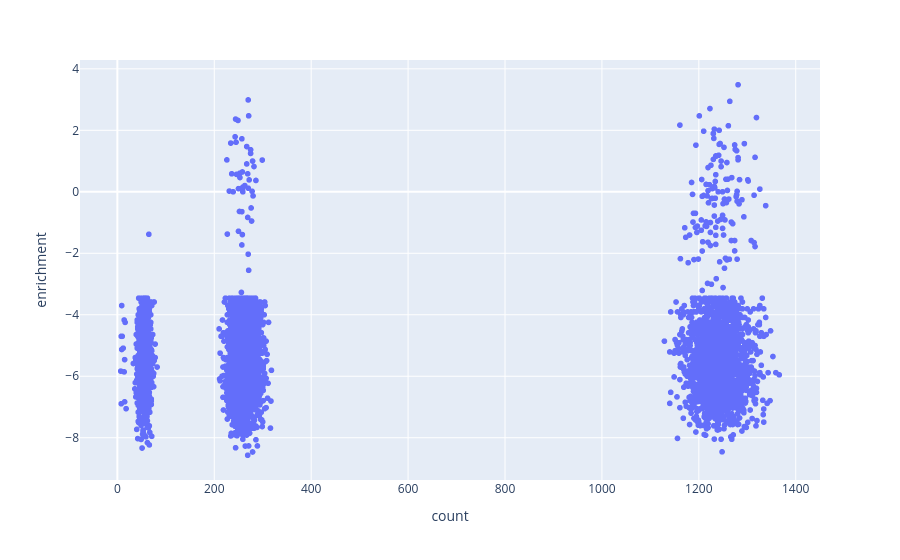

The notebook cell this image was saved under:
### Code cell
fig = px.scatter(exp_df.loc[exp_df.lib_read_counts >= 10], "count", "enrichment")
fig.show()

### Figure 1 — Plotly figure (JSON) as saved in the notebook; plotly's stock layout.template omitted (floating-point values rounded to 4 significant figures; data arrays with more than 128 entries replaced by an {"elided": "..."} marker saying what was removed)
{"data": [{"hovertemplate": "count=%{x}<br>enrichment=%{y}<extra></extra>", "legendgroup": "", "marker": {"color": "#636efa", "symbol": "circle"}, "mode": "markers", "name": "", "showlegend": false, "type": "scattergl", "x": {"elided": "5812 int values"}, "xaxis": "x", "y": {"elided": "5812 float values"}, "yaxis": "y"}], "layout": {"legend": {"tracegroupgap": 0}, "margin": {"t": 60}, "xaxis": {"anchor": "y", "domain": [0, 1], "title": {"text": "count"}}, "yaxis": {"anchor": "x", "domain": [0, 1], "title": {"text": "enrichment"}}}}
